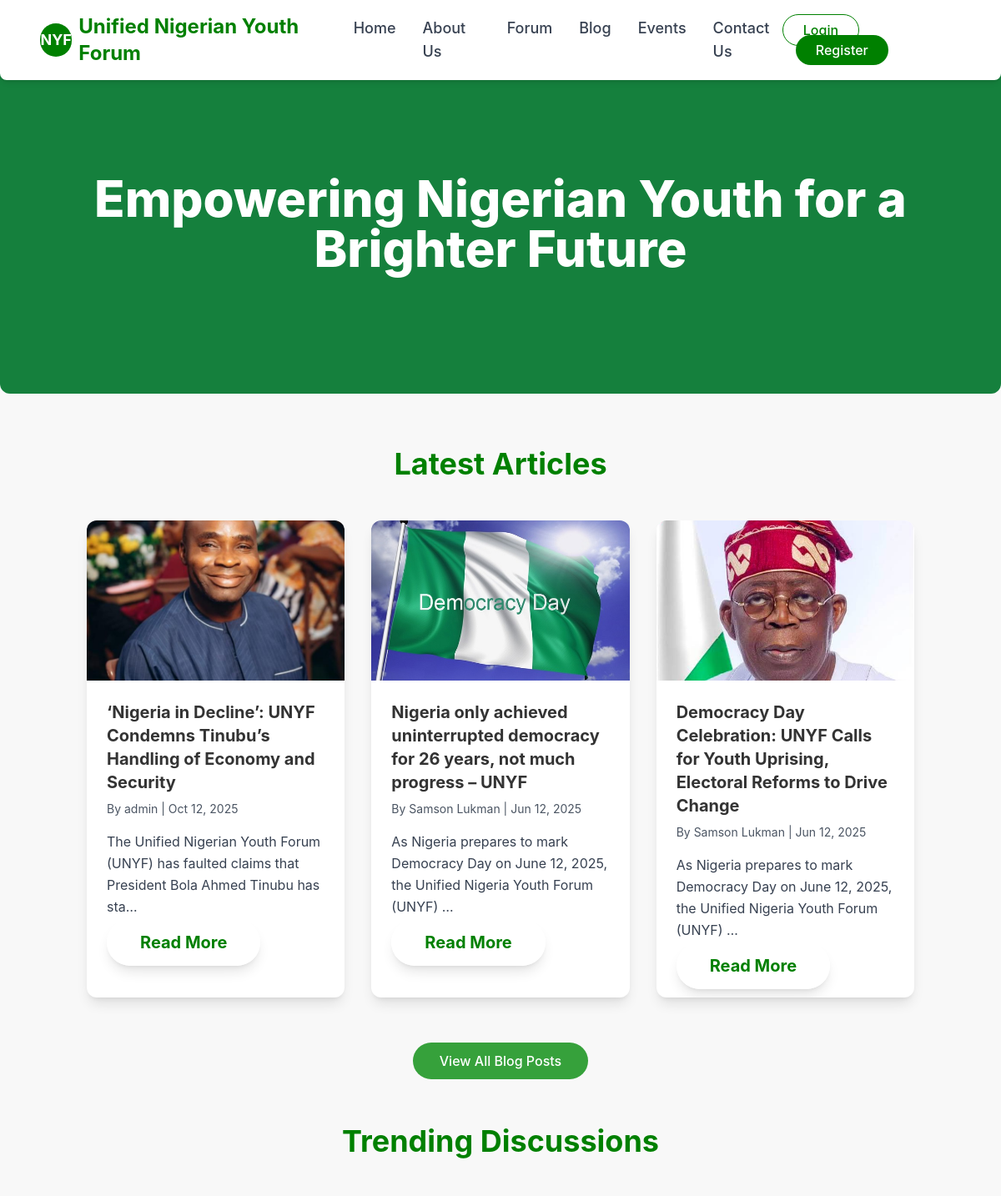
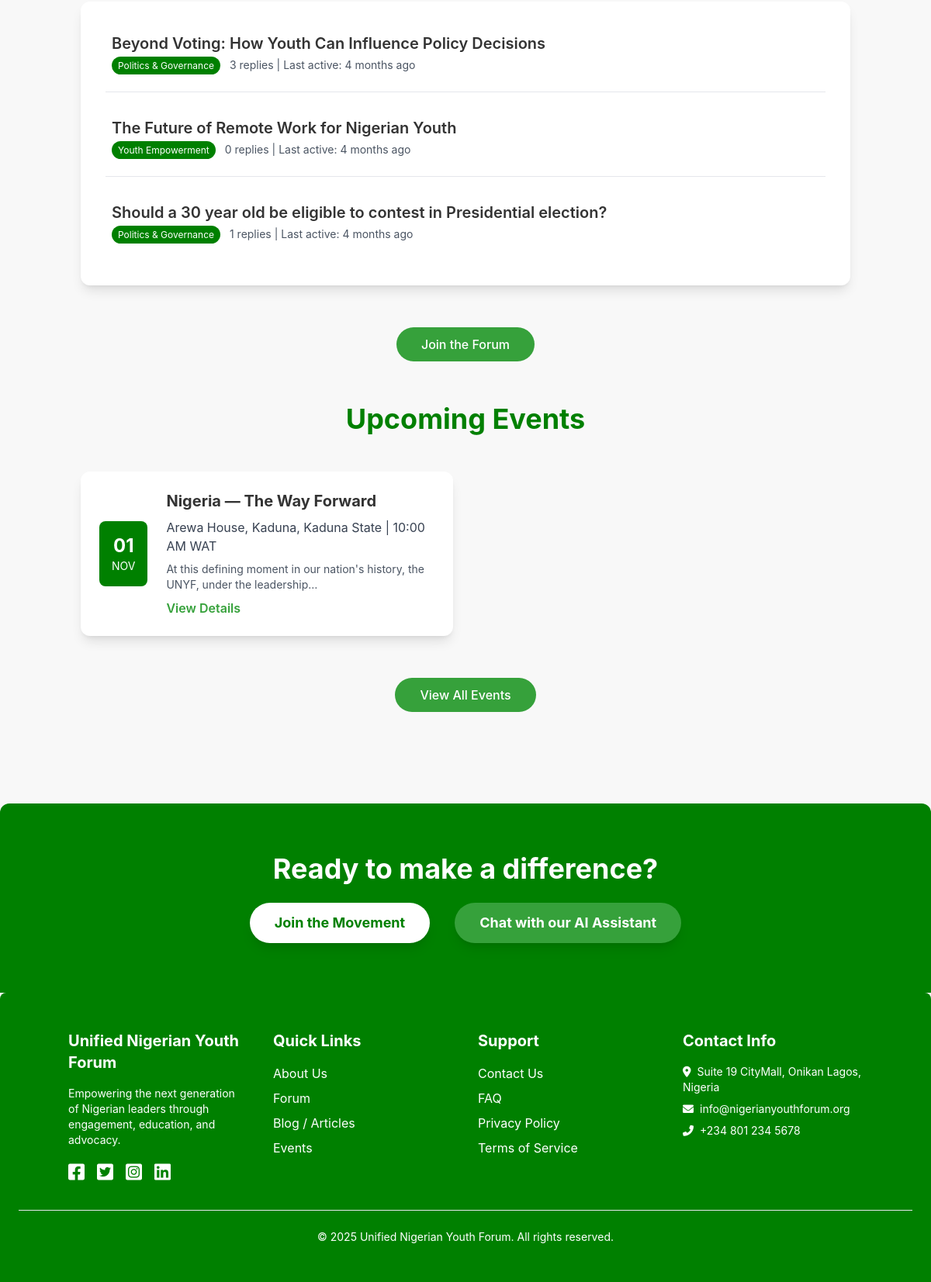
The page / on the database its author committed (2 pictures, top to bottom).
### app/models.py (models this page shows, shortened)
class Article(models.Model):
    title = models.CharField(max_length=255)
    slug = models.SlugField(max_length=255, unique=True, blank=True, null=True) # TEMPORARILY ADD null=True
    content = models.TextField()
    author = models.ForeignKey(User, on_delete=models.SET_NULL, null=True, related_name='articles')
    featured_image = models.ImageField(upload_to='articles/', blank=True, null=True)
    image = models.ImageField(upload_to='articles/', blank=True, null=True) # This seems duplicate with featured_image, consider removing one.
    category = models.CharField(
        max_length=50,
        choices=[
            ('elections', 'Elections'),
            ('leadership', 'Leadership'),
            ('economy', 'Economy'),
            ('youth_empowerment', 'Youth Empowerment'),
            ('general', 'General'),
        ],
        default='general'
    )
    tags = models.CharField(max_length=255, blank=True, help_text="Comma-separated tags (e.g., policy, governance)")
    is_published = models.BooleanField(default=False)
    published_at = models.DateTimeField(null=True, blank=True)
    created_at = models.DateTimeField(auto_now_add=True)
    updated_at = models.DateTimeField(auto_now=True)
    class Meta:
        ordering = ['-published_at', '-created_at']

class User(AbstractUser):
    phone_number = models.CharField(max_length=15, blank=True, null=True)
    bio = models.TextField(blank=True, null=True)
    profile_pics = models.ImageField(upload_to='profile_pics/', blank=True, null=True,
                                     help_text="User's profile picture.")

class ForumThread(models.Model):
    title = models.CharField(max_length=255)
    content = models.TextField(blank=True, null=True) # Initial post content
    author = models.ForeignKey(User, on_delete=models.CASCADE, related_name='forum_threads')
    image = models.ImageField(upload_to='forum/', blank=True, null=True)
    category = models.CharField(
        max_length=50,
        choices=[
            ('politics', 'Politics & Governance'),
            ('youth_empowerment', 'Youth Empowerment'),
            ('events_announcements', 'Events & Announcements'),
            ('general', 'General Discussion'),
        ],
        default='general'
    )
    created_at = models.DateTimeField(auto_now_add=True)
    updated_at = models.DateTimeField(auto_now=True)
    class Meta:
        ordering = ['-updated_at'] # Most recently active threads first

class Event(models.Model):
    title = models.CharField(max_length=255)
    slug = models.SlugField(max_length=255, blank=True)
    description = models.TextField()
    date_time = models.DateTimeField()
    location = models.CharField(max_length=255)
    category = models.CharField(
        max_length=50,
        choices=[
            ('webinar', 'Webinar'),
            ('town_hall', 'Town Hall'),
            ('workshop', 'Workshop'),
            ('conference', 'Conference'),
            ('other', 'Other'),
        ],
        default='other'
    )
    image = models.ImageField(upload_to='events/', blank=True, null=True)
    organizer = models.CharField(max_length=100, blank=True, null=True)
    registration_link = models.URLField(max_length=500, blank=True, null=True)
    pdf_file = models.FileField(upload_to='event_pdfs/', blank=True, null=True)
    created_at = models.DateTimeField(auto_now_add=True)
    updated_at = models.DateTimeField(auto_now=True)
    class Meta:
        ordering = ['date_time']

### app/views.py (the view)
# urls.py: path('', views.home_view, name='home'),
def home_view(request):
    latest_articles = Article.objects.filter(is_published=True).order_by('-published_at')[:3]
    latest_articles = Article.objects.filter(is_published=True).order_by('-published_at')[:3]
    latest_forum_threads = ForumThread.objects.annotate(
        num_replies=Count('replies')
    ).order_by('-updated_at')[:3]
    upcoming_events = Event.objects.filter(date_time__gte=timezone.now()).order_by('date_time')[:2]
    context = {
        'latest_articles': latest_articles,
        'latest_forum_threads': latest_forum_threads,
        'upcoming_events': upcoming_events,
        'candidate_name': "[Aspiring Presidential Candidate Name]", # Placeholder
        'candidate_bio_short': "Dedicated to progress, unity, and a prosperous Nigeria for all young people.", # Placeholder
    }
    return render(request, 'app/home.html', context)

### app/templates/app/home.html (shortened to what this page needs)
{% extends 'app/layout.html' %}
{% block content %}
    <div class="relative bg-green-700 text-white py-24 text-center md:py-32 rounded-b-xl overflow-hidden">
        <h1 class="text-4xl md:text-6xl font-extrabold mb-4 leading-tight">Empowering Nigerian Youth for a Brighter Future</h1>
    </div>
    <div class="container mx-auto px-4 py-16">
        <h2 class="text-4xl font-bold text-primary-green text-center mb-12">Latest Articles</h2>
        <div class="grid grid-cols-1 md:grid-cols-2 lg:grid-cols-3 gap-8 mb-16">
            {% for article in latest_articles %}
            <div class="bg-white rounded-xl shadow-lg overflow-hidden transform hover:scale-105 transition-transform duration-300">
                {% if article.featured_image %}
                 <a href="{% url 'article_detail' slug=article.slug %}">
                    <img src="{{ article.featured_image.url }}" alt="{{ article.title }} Thumbnail" class="w-full h-48 object-cover">
                 </a>
                    {% else %}
                     <a href="{% url 'article_detail' slug=article.slug %}">
                    <img src="https://placehold.co/600x400/36A13B/FFFFFF?text={{ article.title|truncatechars:15 }}" alt="Placeholder" class="w-full h-48 object-cover">
                     </a>
                    {% endif %}
                <div class="p-6">
                     <a href="{% url 'article_detail' slug=article.slug %}">
                    <h3 class="text-xl font-bold text-dark-text mb-2">{{ article.title }}</h3>
                    <p class="text-gray-600 text-sm mb-4">By {{ article.author.get_full_name|default:article.author.username }} | {{ article.published_at|date:"M d, Y" }}</p>
                    <p class="text-gray-700 leading-relaxed mb-4">{{ article.content|truncatechars:100 }}</p>
                    </a>
                   <a href="{% url 'article_detail' slug=article.slug %}" class="bg-white text-primary-green px-10 py-4 rounded-full text-xl font-bold hover:bg-gray-200 transition-colors shadow-lg">Read More</a>
                </div>
            </div>
            {% empty %}
            <p class="col-span-full text-center text-gray-600">No articles available yet.</p>
            {% endfor %}
        </div>
        <div class="text-center mb-16">
            <a href="{% url 'article_list' %}" class="bg-secondary-green text-white px-8 py-3 rounded-full hover:bg-primary-green transition-colors font-medium">View All Blog Posts</a>
        </div>
        <h2 class="text-4xl font-bold text-primary-green text-center mb-12">Trending Discussions</h2>
        <div class="bg-white rounded-xl shadow-lg p-8 mb-16">
            <ul class="space-y-6">
                {% for thread in latest_forum_threads %}
                <li class="border-b border-gray-200 pb-4 last:border-b-0">
                    <a href="{% url 'forum_detail' thread_id=thread.id %}" class="block hover:bg-gray-50 p-2 rounded-lg">
                        <h3 class="text-xl font-semibold text-dark-text">{{ thread.title }}</h3>
                        <p class="text-sm text-gray-600 mt-1">
                            <span class="bg-primary-green text-white text-xs px-2 py-1 rounded-full mr-2">{{ thread.get_category_display }}</span>
                            {{ thread.replies.count }} replies | Last active: {{ thread.updated_at|timesince }} ago
                        </p>
                    </a>
                </li>
                {% empty %}
                <p class="text-center text-gray-600">No forum discussions yet.</p>
                {% endfor %}
            </ul>
        </div>
        <div class="text-center mb-16">
            <a href="{% url 'forum_list' %}" class="bg-secondary-green text-white px-8 py-3 rounded-full hover:bg-primary-green transition-colors font-medium">Join the Forum</a>
        </div>
        <h2 class="text-4xl font-bold text-primary-green text-center mb-12">Upcoming Events</h2>
        <div class="grid grid-cols-1 md:grid-cols-2 gap-8 mb-16">
            {% for event in upcoming_events %}
            <div class="bg-white rounded-xl shadow-lg p-6 flex items-center space-x-6 transform hover:scale-105 transition-transform duration-300">
                <div class="bg-primary-green text-white p-4 rounded-lg text-center flex-shrink-0">
                    <p class="text-2xl font-bold">{{ event.date_time|date:"d" }}</p>
                    <p class="text-sm">{{ event.date_time|date:"M"|upper }}</p>
                </div>
                <div>
                    <h3 class="text-xl font-bold text-dark-text mb-2">{{ event.title }}</h3>
                    <p class="text-gray-700 mb-2">{{ event.location }} | {{ event.date_time|time:"h:i A" }} WAT</p>
                    <p class="text-gray-600 text-sm">{{ event.description|truncatechars:80 }}</p>
                    <a href="{% url 'events' %}" class="text-secondary-green font-semibold hover:underline mt-2 inline-block">View Details</a>
                </div>
            </div>
            {% empty %}
            <p class="col-span-full text-center text-gray-600">No upcoming events.</p>
            {% endfor %}
        </div>
        <div class="text-center">
            <a href="{% url 'events' %}" class="bg-secondary-green text-white px-8 py-3 rounded-full hover:bg-primary-green transition-colors font-medium">View All Events</a>
        </div>
    </div>
    <div class="bg-primary-green text-white py-16 text-center rounded-t-xl mt-16">
        <h2 class="text-3xl md:text-4xl font-bold mb-6">Ready to make a difference?</h2>
        <div class="flex flex-col md:flex-row justify-center space-y-4 md:space-y-0 md:space-x-8">
            {% if not request.user.is_authenticated %}
            <a href="{% url 'register' %}" class="bg-white text-primary-green px-8 py-3 rounded-full text-lg font-bold hover:bg-gray-200 transition-colors shadow-lg">
                Join the Movement</a>
                {% else %}
                <a href="{% url 'donate' %}" class="bg-white text-primary-green px-8 py-3 rounded-full text-lg font-bold hover:bg-gray-200 transition-colors shadow-lg">
                    Donate</a>
                    {% endif %}
            <a href="{% url 'chatbot' %}" class="bg-secondary-green text-white px-8 py-3 rounded-full text-lg font-bold hover:bg-primary-green transition-colors shadow-lg">Chat with our AI Assistant</a>
        </div>
    </div>
{% endblock %}

### app/templates/app/layout.html (style rules this page uses)
:root { --primary-green: #008000; --secondary-green: #36A13B; --white: #FFFFFF; --off-white: #F8F8F8; --dark-text: #333333; --accent-gray: #777777; }
.bg-primary-green { background-color: var(--primary-green); }
.bg-secondary-green { background-color: var(--secondary-green); }
.text-primary-green { color: var(--primary-green); }
.text-secondary-green { color: var(--secondary-green); }
body { font-family: 'Inter', sans-serif; color: var(--dark-text); background-color: var(--off-white); }
html { scroll-behavior: smooth; }

### rows shown on the page
Article: featured_image (picture), title "‘Nigeria in Decline’: UNYF Condemns Tinubu’s Handling of Economy and Security", author.get_full_name "admin", published_at "Oct 12, 2025", content "The Unified Nigerian Youth Forum (UNYF) has faulted claims that President Bola Ahmed Tinubu has sta…"
Article: featured_image (picture), title "Nigeria only achieved uninterrupted democracy for 26 years, not much progress – UNYF", author.get_full_name "Samson Lukman", published_at "Jun 12, 2025", content "As Nigeria prepares to mark Democracy Day on June 12, 2025, the Unified Nigeria Youth Forum (UNYF) …"
Article: featured_image (picture), title "Democracy Day Celebration: UNYF Calls for Youth Uprising, Electoral Reforms to Drive Change", author.get_full_name "Samson Lukman", published_at "Jun 12, 2025", content "As Nigeria prepares to mark Democracy Day on June 12, 2025, the Unified Nigeria Youth Forum (UNYF) …"
ForumThread: title "Beyond Voting: How Youth Can Influence Policy Decisions", category "Politics & Governance", replies.count "3", updated_at "4 months"
ForumThread: title "The Future of Remote Work for Nigerian Youth", category "Youth Empowerment", replies.count "0", updated_at "4 months"
ForumThread: title "Should a 30 year old be eligible to contest in Presidential election?", category "Politics & Governance", replies.count "1", updated_at "4 months"
Event: date_time "01", date_time "NOV", title "Nigeria — The Way Forward", location "Arewa House, Kaduna, Kaduna State", date_time "10:00 AM", description "At this defining moment in our nation's history, the UNYF, under the leadership…"
